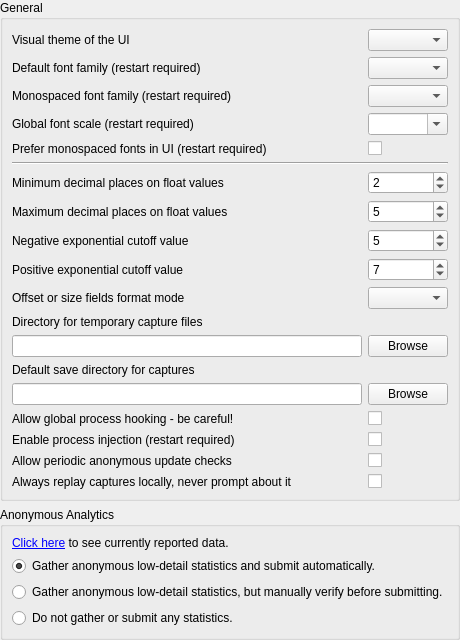
     <widget class="QWidget" name="general">
      <attribute name="title">
       <string>General</string>
      </attribute>
      <layout class="QVBoxLayout" name="verticalLayout_3">
       <property name="leftMargin">
        <number>0</number>
       </property>
       <property name="topMargin">
        <number>0</number>
       </property>
       <property name="rightMargin">
        <number>0</number>
       </property>
       <property name="bottomMargin">
        <number>0</number>
       </property>
       <item>
        <widget class="QGroupBox" name="groupBox">
         <property name="title">
          <string>General</string>
         </property>
         <layout class="QGridLayout" name="gridLayout_5">
          <item row="0" column="0">
           <widget class="QLabel" name="UIStyle_label">
            <property name="text">
             <string>Visual theme of the UI</string>
            </property>
           </widget>
          </item>
          <item row="0" column="1">
           <widget class="QComboBox" name="UIStyle">
            <property name="toolTip">
             <string>Selects the theme to display the UI in. These themes are available:&lt;br&gt;</string>
            </property>
            <property name="insertPolicy">
             <enum>QComboBox::NoInsert</enum>
            </property>
            <property name="sizeAdjustPolicy">
             <enum>QComboBox::AdjustToContents</enum>
            </property>
           </widget>
          </item>
          <item row="1" column="0">
           <widget class="QLabel" name="label_20">
            <property name="toolTip">
             <string>The default font family to be used for text. This will be overridden by the default monospace font if the below option for monospace override is chosen.</string>
            </property>
            <property name="text">
             <string>Default font family (restart required)</string>
            </property>
           </widget>
          </item>
          <item row="1" column="1">
           <widget class="QComboBox" name="Font_Family">
            <property name="toolTip">
             <string>The default font family to be used for text. This will be overridden by the default monospace font if the below option for monospace override is chosen.</string>
            </property>
           </widget>
          </item>
          <item row="2" column="0">
           <widget class="QLabel" name="label_21">
            <property name="toolTip">
             <string>The default font family to be used for monospaced text, typically code display or tables of buffer data. If the below option for monospace override is chosen this font will be used for those extra places.</string>
            </property>
            <property name="text">
             <string>Monospaced font family (restart required)</string>
            </property>
           </widget>
          </item>
          <item row="2" column="1">
           <widget class="QComboBox" name="Font_MonoFamily">
            <property name="toolTip">
             <string>The default font family to be used for monospaced text, typically code display or tables of buffer data. If the below option for monospace override is chosen this font will be used for those extra places.</string>
            </property>
           </widget>
          </item>
          <item row="3" column="0">
           <widget class="QLabel" name="label_27">
            <property name="toolTip">
             <string>A global scale for all fonts in the program. This will only scale text, icons and other UI elements will be scaled according to DPI settings as normal.</string>
            </property>
            <property name="text">
             <string>Global font scale (restart required)</string>
            </property>
           </widget>
          </item>
          <item row="3" column="1">
           <widget class="QComboBox" name="Font_GlobalScale">
            <property name="toolTip">
             <string>A global scale for all fonts in the program. This will only scale text, icons and other UI elements will be scaled according to DPI settings as normal.</string>
            </property>
            <property name="editable">
             <bool>true</bool>
            </property>
           </widget>
          </item>
          <item row="4" column="0">
           <widget class="QLabel" name="label_9">
            <property name="toolTip">
             <string>Prefer using a monospace font instead of the default font for places where resource names, action and marker names, and similar pieces of information are displayed.&lt;/p&gt;&lt;p&gt;&lt;br/&gt;&lt;/p&gt;&lt;p&gt;By default a monospaced font will only be used for places where fixed width is important such as code and numerical data displays.</string>
            </property>
            <property name="text">
             <string>Prefer monospaced fonts in UI (restart required)</string>
            </property>
           </widget>
          </item>
          <item row="4" column="1">
           <widget class="QCheckBox" name="Font_PreferMonospaced">
            <property name="toolTip">
             <string>Prefer using a monospace font instead of the default font for places where resource names, action and marker names, and similar pieces of information are displayed.&lt;/p&gt;&lt;p&gt;&lt;br/&gt;&lt;/p&gt;&lt;p&gt;By default a monospaced font will only be used for places where fixed width is important such as code and numerical data displays.</string>
            </property>
            <property name="text">
             <string/>
            </property>
           </widget>
          </item>
          <item row="5" column="0" colspan="2">
           <widget class="Line" name="line">
            <property name="orientation">
             <enum>Qt::Horizontal</enum>
            </property>
           </widget>
          </item>
          <item row="6" column="0">
           <widget class="QLabel" name="label">
            <property name="toolTip">
             <string>At least this many decimal places will be displayed on floats.
e.g. a value of 2 means 0 will display as 0.00, 0.5 as 0.50. A value of 5 would display them as 0.00000 and 0.50000 respectively.</string>
            </property>
            <property name="text">
             <string>Minimum decimal places on float values</string>
            </property>
           </widget>
          </item>
          <item row="6" column="1">
           <widget class="QSpinBox" name="Formatter_MinFigures">
            <property name="toolTip">
             <string>Decimals will display at least this many digits.
e.g. a value of 2 means 0 will display as 0.00, 0.5 as 0.50</string>
            </property>
            <property name="value">
             <number>2</number>
            </property>
           </widget>
          </item>
          <item row="7" column="0">
           <widget class="QLabel" name="label_2">
            <property name="toolTip">
             <string>No more decimal places than this will be displayed on floats.
e.g. a value of 5 means 0.123456789 will display as 0.12345</string>
            </property>
            <property name="text">
             <string>Maximum decimal places on float values</string>
            </property>
           </widget>
          </item>
          <item row="7" column="1">
           <widget class="QSpinBox" name="Formatter_MaxFigures">
            <property name="toolTip">
             <string>No more decimal places than this will be displayed on floats.
e.g. a value of 5 means 0.123456789 will display as 0.12345 and 123.123456789 will display as 123.12345</string>
            </property>
            <property name="value">
             <number>5</number>
            </property>
           </widget>
          </item>
          <item row="8" column="0">
           <widget class="QLabel" name="label_3">
            <property name="toolTip">
             <string>Any numbers smaller than this exponent will be displayed in scientific notation.
E.g. a value of 3 means 0.005 / 10 = 5E-4</string>
            </property>
            <property name="text">
             <string>Negative exponential cutoff value</string>
            </property>
           </widget>
          </item>
          <item row="8" column="1">
           <widget class="QSpinBox" name="Formatter_NegExp">
            <property name="toolTip">
             <string>Any numbers smaller than this exponent will be displayed in scientific notation.
E.g. a value of 3 means 0.005 / 10 = 5E-4</string>
            </property>
            <property name="value">
             <number>5</number>
            </property>
           </widget>
          </item>
          <item row="9" column="0">
           <widget class="QLabel" name="label_4">
            <property name="toolTip">
             <string>Any numbers larger than this exponent will be displayed in scientific notation.
e.g. 1000 * 10 = 1e4</string>
            </property>
            <property name="text">
             <string>Positive exponential cutoff value</string>
            </property>
           </widget>
          </item>
          <item row="9" column="1">
           <widget class="QSpinBox" name="Formatter_PosExp">
            <property name="toolTip">
             <string>Any numbers larger than this exponent will be displayed in scientific notation.
e.g. 1000 * 10 = 1e4</string>
            </property>
            <property name="value">
             <number>7</number>
            </property>
            <property name="displayIntegerBase">
             <number>10</number>
            </property>
           </widget>
          </item>
          <item row="10" column="0">
           <widget class="QLabel" name="label_41">
            <property name="toolTip">
             <string>Formatting mode to use for fields marked as a byte offset or a byte size</string>
            </property>
            <property name="text">
             <string>Offset or size fields format mode</string>
            </property>
           </widget>
          </item>
          <item row="10" column="1">
           <widget class="QComboBox" name="Formatter_OffsetSizeDisplayMode">
            <property name="toolTip">
             <string>Auto: decimal by default and hexadecimal if above a certain threshold, Decimal: always use decimal, Hexadecimal: always use hexadecimal.</string>
            </property>
           </widget>
          </item>
          <item row="11" column="0">
           <widget class="QLabel" name="label_5">
            <property name="toolTip">
             <string>Changes the directory where capture files are saved after being created, until saved manually or deleted.

Defaults to %TEMP%.</string>
            </property>
            <property name="text">
             <string>Directory for temporary capture files</string>
            </property>
           </widget>
          </item>
          <item row="12" column="0">
           <widget class="QLineEdit" name="tempDirectory">
            <property name="toolTip">
             <string>Changes the directory where capture files are saved after being created, until saved manually or deleted.

Defaults to %TEMP%.</string>
            </property>
           </widget>
          </item>
          <item row="12" column="1">
           <widget class="QPushButton" name="browseTempCaptureDirectory">
            <property name="toolTip">
             <string>Changes the directory where capture files are saved after being created, until saved manually or deleted.

Defaults to %TEMP%.</string>
            </property>
            <property name="text">
             <string>Browse</string>
            </property>
           </widget>
          </item>
          <item row="13" column="0">
           <widget class="QLabel" name="label_6">
            <property name="toolTip">
             <string>Changes the default directory for the save dialog when saving capture files.

Defaults to blank, which follows system default behaviour.</string>
            </property>
            <property name="text">
             <string>Default save directory for captures</string>
            </property>
           </widget>
          </item>
          <item row="14" column="0">
           <widget class="QLineEdit" name="saveDirectory">
            <property name="toolTip">
             <string>Changes the default directory for the save dialog when saving capture files.

Defaults to blank, which follows system default behaviour.</string>
            </property>
           </widget>
          </item>
          <item row="14" column="1">
           <widget class="QPushButton" name="browseSaveCaptureDirectory">
            <property name="toolTip">
             <string>Changes the default directory for the save dialog when saving capture files.

Defaults to blank, which follows system default behaviour.</string>
            </property>
            <property name="text">
             <string>Browse</string>
            </property>
           </widget>
          </item>
          <item row="15" column="0">
           <widget class="QLabel" name="globalHookLabel">
            <property name="toolTip">
             <string>Enables functionality on the capture application window that will insert DHR automatically
into all new processes created - then inject into the target (matching) executable.

Useful for capturing programs indirectly that can't easily be launched directly by DHR

Since this is a global system hook it must be used carefully and only when necessary!</string>
            </property>
            <property name="text">
             <string>Allow global process hooking - be careful!</string>
            </property>
           </widget>
          </item>
          <item row="15" column="1">
           <widget class="QCheckBox" name="AllowGlobalHook">
            <property name="toolTip">
             <string>Enables functionality on the capture application window that will insert DHR automatically
into all new processes created - then inject into the target (matching) executable.

Useful for capturing programs indirectly that can't easily be launched directly by DHR

Since this is a global system hook it must be used carefully and only when necessary!</string>
            </property>
            <property name="text">
             <string/>
            </property>
           </widget>
          </item>
          <item row="16" column="0">
           <widget class="QLabel" name="injectProcLabel">
            <property name="toolTip">
             <string>Enables the ability to inject into processes on windows.

Injecting into processes can be unreliable and should only be used as a last resort when no other
methods succeed, it should not be used as a primary method of launching applications. Instead the
program should be launched through DHR via the Launch Process panel.</string>
            </property>
            <property name="text">
             <string>Enable process injection (restart required)</string>
            </property>
           </widget>
          </item>
          <item row="16" column="1">
           <widget class="QCheckBox" name="AllowProcessInject">
            <property name="toolTip">
             <string>Enables the ability to inject into processes on windows.

Injecting into processes can be unreliable and should only be used as a last resort when no other
methods succeed, it should not be used as a primary method of launching applications. Instead the
program should be launched through DHR via the Launch Process panel.</string>
            </property>
            <property name="text">
             <string/>
            </property>
           </widget>
          </item>
          <item row="17" column="0">
           <widget class="QLabel" name="label_8">
            <property name="toolTip">
             <string>Allows DHR to phone home to https://renderdoc.org to anonymously check for new versions.</string>
            </property>
            <property name="text">
             <string>Allow periodic anonymous update checks</string>
            </property>
           </widget>
          </item>
          <item row="17" column="1">
           <widget class="QCheckBox" name="CheckUpdate_AllowChecks">
            <property name="toolTip">
             <string>Allows DHR to phone home to https://renderdoc.org to anonymously check for new versions.</string>
            </property>
            <property name="text">
             <string/>
            </property>
           </widget>
          </item>
          <item row="18" column="0">
           <widget class="QLabel" name="label_10">
            <property name="toolTip">
             <string>If a capture is marked as being created on a significantly different system (different OS or platform)
as is currently running, then by default the UI will prompt to ask if you want to replay on a remote context.

This option overrides that and will always replay locally if the local context is selected.</string>
            </property>
            <property name="text">
             <string>Always replay captures locally, never prompt about it</string>
            </property>
           </widget>
          </item>
          <item row="18" column="1">
           <widget class="QCheckBox" name="AlwaysReplayLocally">
            <property name="toolTip">
             <string>If a capture is marked as being created on a significantly different system (different OS or platform)
as is currently running, then by default the UI will prompt to ask if you want to replay on a remote context.

This option overrides that and will always replay locally if the local context is selected.</string>
            </property>
            <property name="text">
             <string/>
            </property>
           </widget>
          </item>
          <item row="19" column="1">
           <spacer name="verticalSpacer">
            <property name="orientation">
             <enum>Qt::Vertical</enum>
            </property>
            <property name="sizeHint" stdset="0">
             <size>
              <width>0</width>
              <height>0</height>
             </size>
            </property>
           </spacer>
          </item>
         </layout>
        </widget>
       </item>
       <item>
        <widget class="QGroupBox" name="groupBox_9">
         <property name="title">
          <string>Anonymous Analytics</string>
         </property>
         <layout class="QVBoxLayout" name="verticalLayout_4">
          <item>
           <widget class="QLabel" name="analyticsDescribeLabel">
            <property name="text">
             <string>&lt;html&gt;&lt;head/&gt;&lt;body&gt;&lt;p&gt;&lt;a href=&quot;#analyticsDescribe&quot;&gt;Click here&lt;/a&gt; to see currently reported data.&lt;/p&gt;&lt;/body&gt;&lt;/html&gt;</string>
            </property>
           </widget>
          </item>
          <item>
           <widget class="QRadioButton" name="analyticsAutoSubmit">
            <property name="text">
             <string>Gather anonymous low-detail statistics and submit automatically.</string>
            </property>
            <property name="checked">
             <bool>true</bool>
            </property>
           </widget>
          </item>
          <item>
           <widget class="QRadioButton" name="analyticsManualCheck">
            <property name="text">
             <string>Gather anonymous low-detail statistics, but manually verify before submitting.</string>
            </property>
           </widget>
          </item>
          <item>
           <widget class="QRadioButton" name="analyticsOptOut">
            <property name="text">
             <string>Do not gather or submit any statistics.</string>
            </property>
           </widget>
          </item>
         </layout>
        </widget>
       </item>
      </layout>
     </widget>
